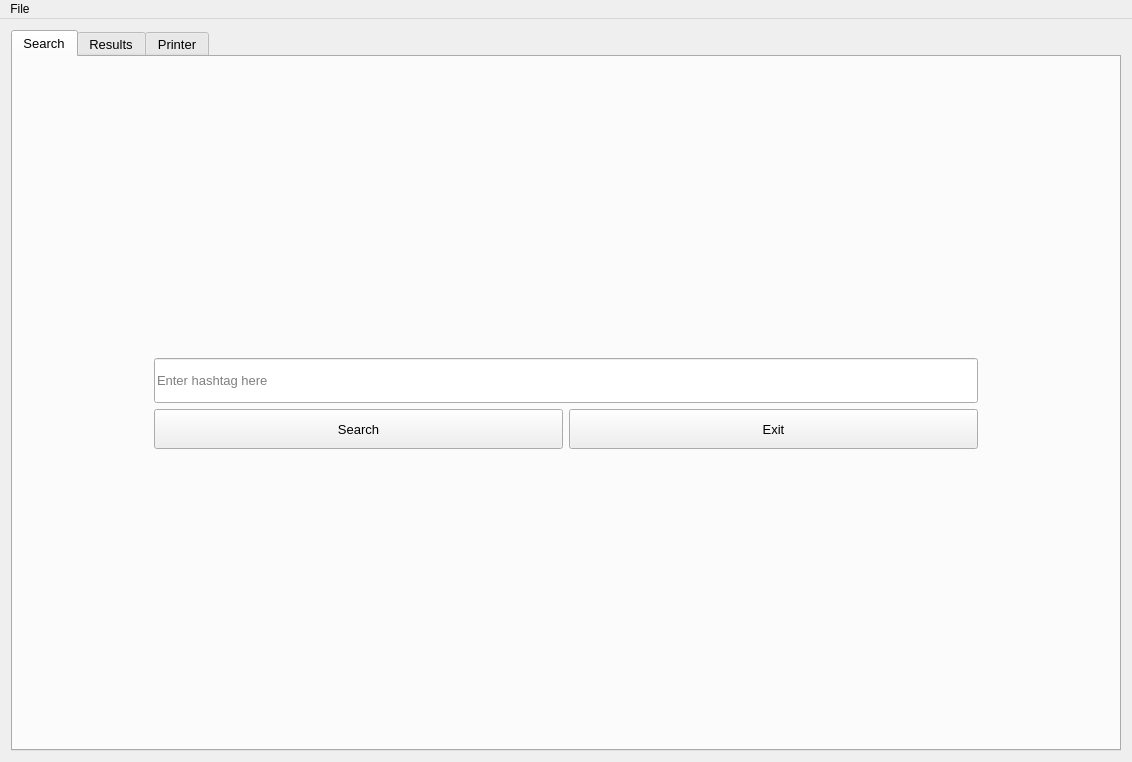
<?xml version="1.0" encoding="UTF-8"?>
<ui version="4.0">
 <class>MainWindow</class>
 <widget class="QMainWindow" name="MainWindow">
  <property name="geometry">
   <rect>
    <x>0</x>
    <y>0</y>
    <width>1132</width>
    <height>762</height>
   </rect>
  </property>
  <property name="windowTitle">
   <string>MainWindow</string>
  </property>
  <widget class="QWidget" name="centralWidget">
   <layout class="QVBoxLayout" name="verticalLayout_5">
    <item>
     <widget class="QTabWidget" name="tabWidget">
      <property name="font">
       <font>
        <family>Segoe UI</family>
        <pointsize>10</pointsize>
       </font>
      </property>
      <property name="currentIndex">
       <number>0</number>
      </property>
      <widget class="QWidget" name="tab">
       <property name="font">
        <font>
         <family>Segoe UI</family>
         <pointsize>10</pointsize>
        </font>
       </property>
       <attribute name="title">
        <string>Search</string>
       </attribute>
       <layout class="QVBoxLayout" name="verticalLayout_6">
        <item>
         <spacer name="verticalSpacer">
          <property name="orientation">
           <enum>Qt::Vertical</enum>
          </property>
          <property name="sizeHint" stdset="0">
           <size>
            <width>20</width>
            <height>262</height>
           </size>
          </property>
         </spacer>
        </item>
        <item>
         <layout class="QHBoxLayout" name="horizontalLayout_5">
          <item>
           <spacer name="horizontalSpacer">
            <property name="orientation">
             <enum>Qt::Horizontal</enum>
            </property>
            <property name="sizeType">
             <enum>QSizePolicy::Maximum</enum>
            </property>
            <property name="sizeHint" stdset="0">
             <size>
              <width>130</width>
              <height>20</height>
             </size>
            </property>
           </spacer>
          </item>
          <item>
           <layout class="QVBoxLayout" name="verticalLayout_2">
            <item>
             <layout class="QVBoxLayout" name="verticalLayout">
              <item>
               <widget class="QLineEdit" name="lineEdit">
                <property name="minimumSize">
                 <size>
                  <width>60</width>
                  <height>45</height>
                 </size>
                </property>
                <property name="text">
                 <string/>
                </property>
                <property name="placeholderText">
                 <string>Enter hashtag here</string>
                </property>
               </widget>
              </item>
             </layout>
            </item>
            <item>
             <layout class="QHBoxLayout" name="horizontalLayout">
              <item>
               <widget class="QPushButton" name="pushButtonSearch">
                <property name="minimumSize">
                 <size>
                  <width>0</width>
                  <height>40</height>
                 </size>
                </property>
                <property name="text">
                 <string>Search</string>
                </property>
                <property name="shortcut">
                 <string>Return</string>
                </property>
               </widget>
              </item>
              <item>
               <widget class="QPushButton" name="pushButtonExit">
                <property name="minimumSize">
                 <size>
                  <width>0</width>
                  <height>40</height>
                 </size>
                </property>
                <property name="text">
                 <string>Exit</string>
                </property>
               </widget>
              </item>
             </layout>
            </item>
           </layout>
          </item>
          <item>
           <spacer name="horizontalSpacer_2">
            <property name="orientation">
             <enum>Qt::Horizontal</enum>
            </property>
            <property name="sizeType">
             <enum>QSizePolicy::Maximum</enum>
            </property>
            <property name="sizeHint" stdset="0">
             <size>
              <width>130</width>
              <height>20</height>
             </size>
            </property>
           </spacer>
          </item>
         </layout>
        </item>
        <item>
         <spacer name="verticalSpacer_2">
          <property name="orientation">
           <enum>Qt::Vertical</enum>
          </property>
          <property name="sizeHint" stdset="0">
           <size>
            <width>20</width>
            <height>262</height>
           </size>
          </property>
         </spacer>
        </item>
       </layout>
      </widget>
      <widget class="QWidget" name="tab_2">
       <property name="font">
        <font>
         <family>Segoe UI</family>
         <pointsize>10</pointsize>
        </font>
       </property>
       <attribute name="title">
        <string>Results</string>
       </attribute>
       <layout class="QVBoxLayout" name="verticalLayout_4">
        <item>
         <layout class="QVBoxLayout" name="verticalLayout_3">
          <item>
           <layout class="QHBoxLayout" name="horizontalLayout_2">
            <item>
             <widget class="QGraphicsView" name="graphicsView1"/>
            </item>
            <item>
             <widget class="QGraphicsView" name="graphicsView2"/>
            </item>
            <item>
             <widget class="QGraphicsView" name="graphicsView3"/>
            </item>
            <item>
             <widget class="QGraphicsView" name="graphicsView4"/>
            </item>
           </layout>
          </item>
          <item>
           <layout class="QHBoxLayout" name="horizontalLayout_3">
            <item>
             <widget class="QGraphicsView" name="graphicsView5"/>
            </item>
            <item>
             <widget class="QGraphicsView" name="graphicsView6"/>
            </item>
            <item>
             <widget class="QGraphicsView" name="graphicsView7"/>
            </item>
            <item>
             <widget class="QGraphicsView" name="graphicsView8"/>
            </item>
           </layout>
          </item>
          <item>
           <layout class="QHBoxLayout" name="horizontalLayout_4">
            <item>
             <widget class="QGraphicsView" name="graphicsView9"/>
            </item>
            <item>
             <widget class="QGraphicsView" name="graphicsView10"/>
            </item>
            <item>
             <widget class="QGraphicsView" name="graphicsView11"/>
            </item>
            <item>
             <widget class="QGraphicsView" name="graphicsView12"/>
            </item>
           </layout>
          </item>
         </layout>
        </item>
        <item>
         <layout class="QGridLayout" name="gridLayout">
          <item row="0" column="0">
           <widget class="QPushButton" name="pushButton_cancel">
            <property name="sizePolicy">
             <sizepolicy hsizetype="Minimum" vsizetype="Minimum">
              <horstretch>0</horstretch>
              <verstretch>0</verstretch>
             </sizepolicy>
            </property>
            <property name="font">
             <font>
              <pointsize>9</pointsize>
             </font>
            </property>
            <property name="text">
             <string>Cancel</string>
            </property>
           </widget>
          </item>
          <item row="0" column="1">
           <widget class="QPushButton" name="pushButton_Back">
            <property name="enabled">
             <bool>false</bool>
            </property>
            <property name="font">
             <font>
              <pointsize>9</pointsize>
             </font>
            </property>
            <property name="text">
             <string>Back</string>
            </property>
           </widget>
          </item>
          <item row="0" column="2">
           <widget class="QPushButton" name="pushButton_Next">
            <property name="enabled">
             <bool>false</bool>
            </property>
            <property name="font">
             <font>
              <pointsize>9</pointsize>
             </font>
            </property>
            <property name="text">
             <string>Next</string>
            </property>
           </widget>
          </item>
         </layout>
        </item>
       </layout>
      </widget>
      <widget class="QWidget" name="tab_3">
       <attribute name="title">
        <string>Printer</string>
       </attribute>
       <widget class="QPushButton" name="pushButton_SetDefaultPrinter">
        <property name="geometry">
         <rect>
          <x>460</x>
          <y>300</y>
          <width>181</width>
          <height>51</height>
         </rect>
        </property>
        <property name="text">
         <string>Set Default Printer</string>
        </property>
       </widget>
      </widget>
     </widget>
    </item>
   </layout>
  </widget>
  <widget class="QMenuBar" name="menuBar">
   <property name="geometry">
    <rect>
     <x>0</x>
     <y>0</y>
     <width>1132</width>
     <height>26</height>
    </rect>
   </property>
   <widget class="QMenu" name="menuFile">
    <property name="title">
     <string>File</string>
    </property>
    <addaction name="actionExit"/>
   </widget>
   <addaction name="menuFile"/>
  </widget>
  <action name="actionExit">
   <property name="text">
    <string>Exit</string>
   </property>
  </action>
 </widget>
 <layoutdefault spacing="6" margin="11"/>
 <resources/>
 <connections/>
</ui>
